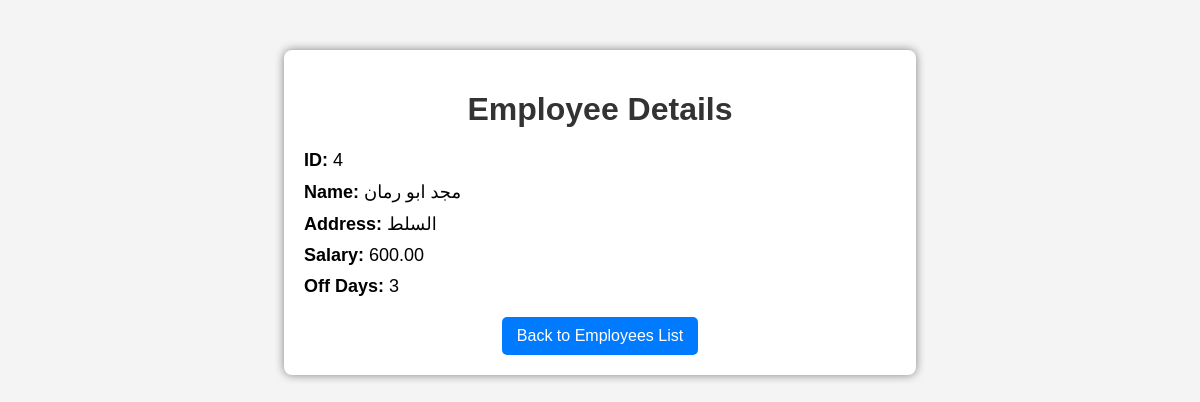
Page /read.php?id=4 on the committed database.
### tables this page shows
CREATE TABLE `employees` (
  `id` int(11) NOT NULL,
  `name` varchar(100) NOT NULL,
  `address` text NOT NULL,
  `salary` decimal(10,2) NOT NULL,
  `off_days` int(11) NOT NULL DEFAULT 0,
  `created_at` timestamp NOT NULL DEFAULT current_timestamp()
);

### read.php (the view, shortened to what this page needs)
<?php
include('config.php');
if (isset($_GET['id']) && is_numeric($_GET['id'])) {
    $id = $_GET['id'];
    $sql = "SELECT * FROM Employees WHERE id = $id";
    $result = $conn->query($sql);
    if ($result->num_rows > 0) {
        $employee = $result->fetch_assoc();
    } else {
        echo "<p class='error'>No employee found with this ID.</p>";
        exit();
    }
} else {
    echo "<p class='error'>Invalid request.</p>";
    exit();
}
?>
<!DOCTYPE html>
<html lang="en">
<head>
</head>
<body>
<div class="container">
    <h1>Employee Details</h1>
    <div class="info">
        <p><strong>ID:</strong> <?php echo $employee['id']; ?></p>
        <p><strong>Name:</strong> <?php echo $employee['name']; ?></p>
        <p><strong>Address:</strong> <?php echo $employee['address']; ?></p>
        <p><strong>Salary:</strong> <?php echo $employee['salary']; ?></p>
        <p><strong>Off Days:</strong> <?php echo $employee['off_days']; ?></p>
    </div>
    <a href="index.php" class="back-btn">Back to Employees List</a>
</div>
</body>
</html>

### read.php (style rules this page uses)
body { font-family: Arial, sans-serif; background-color: #f4f4f4; text-align: center; }
.container { width: 50%; background: white; padding: 20px; margin: 50px auto; box-shadow: 0px 0px 10px gray; border-radius: 8px; }
h1 { color: #333; }
.info { text-align: left; margin: 20px 0; font-size: 18px; }
.info p { margin: 10px 0; }
.back-btn { display: inline-block; background: #007bff; color: white; padding: 10px 15px; border-radius: 5px; text-decoration: none; font-size: 16px; }

### rows in the picture
employees: id "4", name "مجد ابو رمان", address "السلط", salary "600.00", off_days "3"
